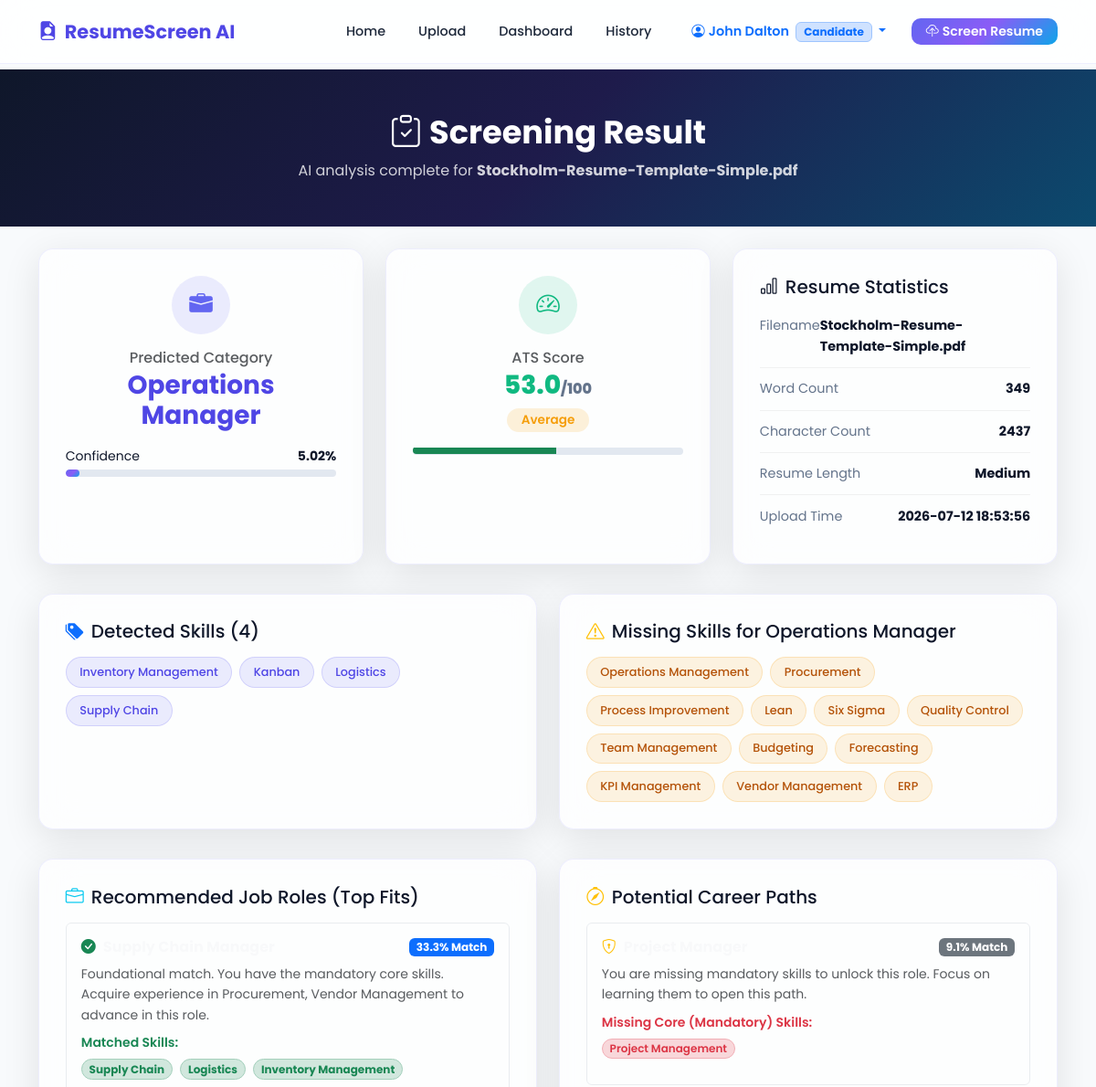
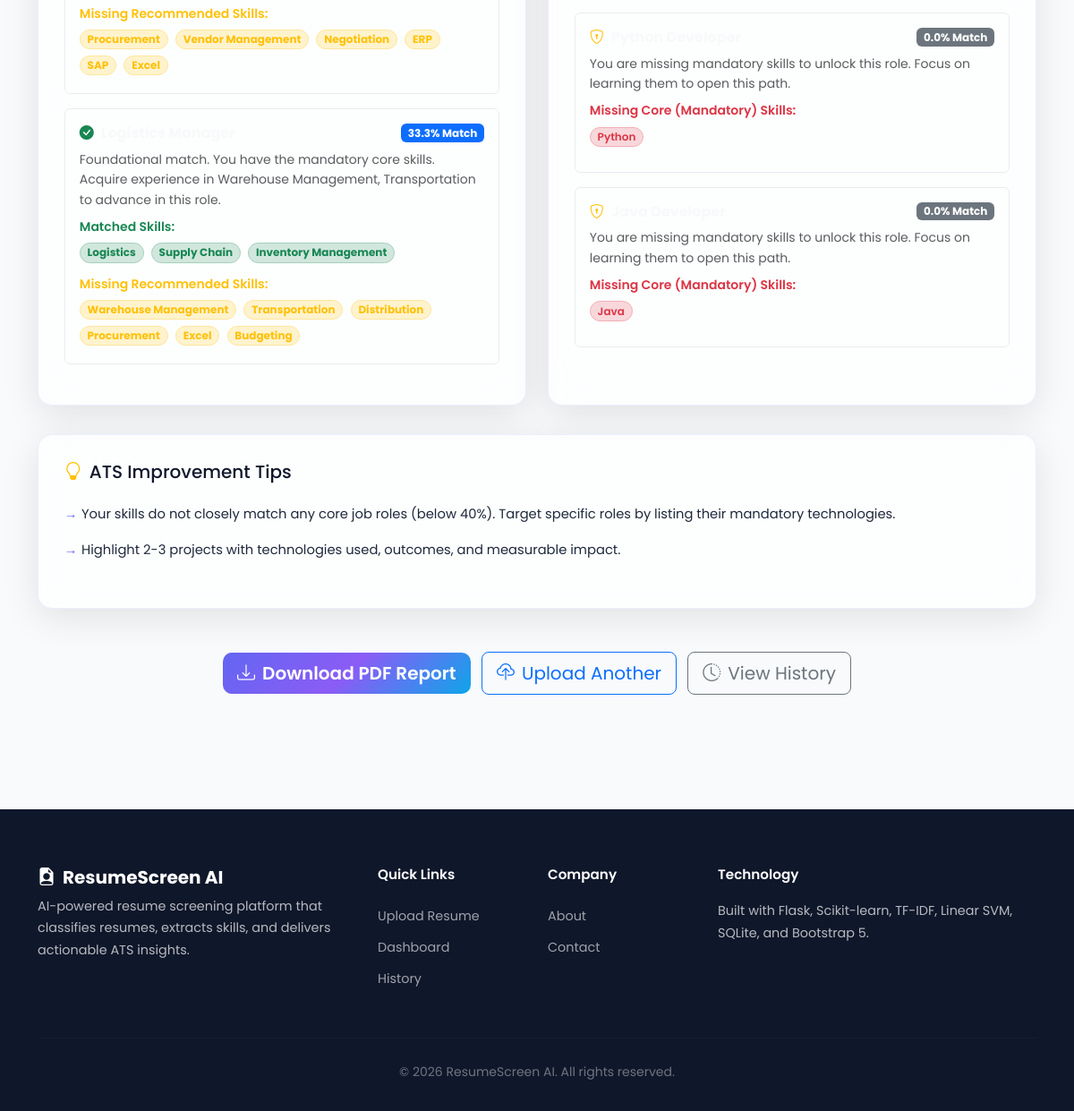
The page /result/4 (signed in) on the database its author committed (2 pictures, top to bottom).
### tables this page shows
CREATE TABLE screening_history (
            id INTEGER PRIMARY KEY AUTOINCREMENT,
            filename TEXT NOT NULL,
            prediction TEXT NOT NULL,
            confidence REAL NOT NULL,
            ats_score REAL NOT NULL,
            skills TEXT,
            missing_skills TEXT,
            word_count INTEGER,
            char_count INTEGER,
            resume_length TEXT,
            ats_rating TEXT,
            improvement_tips TEXT,
            created_at TEXT NOT NULL
        , user_id INTEGER);

### app.py (the view, shortened to what this page needs)
    @app.route("/result")
    @app.route("/result/<int:record_id>")
    @login_required
    def result(record_id=None):
        if record_id:
            record = get_history_by_id(record_id)
            if not record:
                flash("Result not found.", "warning")
                return redirect(url_for("history"))
            if session["role"] == "candidate" and record["user_id"] != session["user_id"]:
                flash("Access denied.", "danger")
                return redirect(url_for("history"))
            detected_skills = [s.strip() for s in record["skills"].split(",") if s.strip()]
            missing_skills = [s.strip() for s in record["missing_skills"].split(",") if s.strip()]
            ats_score = record["ats_score"]
            ats_rating = record["ats_rating"] or "Average"
            stored_tips = record["improvement_tips"] or ""
            improvement_tips = [tip for tip in stored_tips.split("||") if tip.strip()]
            result_data = {
                "record_id": record["id"],
                "filename": record["filename"],
                "prediction": record["prediction"],
                "confidence": record["confidence"],
                "detected_skills": detected_skills,
                "missing_skills": missing_skills,
                "job_recommendations": get_job_recommendations(detected_skills),
                "potential_career_paths": get_potential_career_paths(detected_skills),
                "word_count": record["word_count"],
                "char_count": record["char_count"],
                "resume_length": record["resume_length"],
                "ats_score": ats_score,
                "ats_rating": ats_rating,
                "improvement_tips": improvement_tips,
                "upload_time": record["created_at"],
            }
        return render_template("result.html", result=result_data)

### templates/result.html (shortened to what this page needs)
{% extends "base.html" %}
{% block content %}
<section class="page-header">
    <div class="container">
        <h1><i class="bi bi-clipboard-check me-2"></i>Screening Result</h1>
        <p>AI analysis complete for <strong>{{ result.filename }}</strong></p>
    </div>
</section>
<section class="section-padding pt-4">
    <div class="container">
        <div class="row g-4">
            <div class="col-lg-4">
                <div class="result-card glass-card text-center h-100">
                    <div class="result-icon bg-primary-soft mx-auto">
                        <i class="bi bi-briefcase-fill"></i>
                    </div>
                    <h6 class="text-muted mb-1">Predicted Category</h6>
                    <h3 class="prediction-title">{{ result.prediction }}</h3>
                    <div class="confidence-section mt-3">
                        <div class="d-flex justify-content-between mb-1">
                            <small>Confidence</small>
                            <small class="fw-bold">{{ result.confidence }}%</small>
                        </div>
                        <div class="progress confidence-bar">
                            <div class="progress-bar" style="width: {{ result.confidence }}%"></div>
                        </div>
                    </div>
                </div>
            </div>
            <div class="col-lg-4">
                <div class="result-card glass-card text-center h-100">
                    <div class="result-icon bg-success-soft mx-auto">
                        <i class="bi bi-speedometer2"></i>
                    </div>
                    <h6 class="text-muted mb-1">ATS Score</h6>
                    <h3 class="ats-score">{{ result.ats_score }}<small>/100</small></h3>
                    <span class="badge ats-badge ats-{{ result.ats_rating|lower|replace(' ', '-') }}">{{ result.ats_rating }}</span>
                    <div class="progress ats-bar mt-3">
                        <div class="progress-bar bg-success" style="width: {{ result.ats_score }}%"></div>
                    </div>
                </div>
            </div>
            <div class="col-lg-4">
                <div class="result-card glass-card h-100">
                    <h5><i class="bi bi-bar-chart me-2"></i>Resume Statistics</h5>
                    <ul class="stats-list">
                        <li><span>Filename</span><strong>{{ result.filename }}</strong></li>
                        <li><span>Word Count</span><strong>{{ result.word_count }}</strong></li>
                        <li><span>Character Count</span><strong>{{ result.char_count }}</strong></li>
                        <li><span>Resume Length</span><strong>{{ result.resume_length }}</strong></li>
                        <li><span>Upload Time</span><strong>{{ result.upload_time }}</strong></li>
                    </ul>
                </div>
            </div>
        </div>
        <div class="row g-4 mt-2">
            <div class="col-lg-6">
                <div class="result-card glass-card h-100">
                    <h5><i class="bi bi-tags-fill me-2 text-primary"></i>Detected Skills ({{ result.detected_skills|length }})</h5>
                    <div class="skills-container">
                        {% if result.detected_skills %}
                            {% for skill in result.detected_skills %}
                                <span class="skill-badge detected">{{ skill }}</span>
                            {% endfor %}
                        {% else %}
                            <p class="text-muted mb-0">No technical skills detected in this resume.</p>
                        {% endif %}
                    </div>
                </div>
            </div>
            <div class="col-lg-6">
                <div class="result-card glass-card h-100">
                    <h5><i class="bi bi-exclamation-triangle me-2 text-warning"></i>Missing Skills for {{ result.prediction }}</h5>
                    <div class="skills-container">
                        {% if result.missing_skills %}
                            {% for skill in result.missing_skills %}
                                <span class="skill-badge missing">{{ skill }}</span>
                            {% endfor %}
                        {% else %}
                            <p class="text-muted mb-0">Great! No major skill gaps identified for this category.</p>
                        {% endif %}
                    </div>
                </div>
            </div>
        </div>
        <div class="row g-4 mt-2">
            <div class="col-lg-6">
                <div class="result-card glass-card h-100">
                    <h5><i class="bi bi-briefcase me-2 text-info"></i>Recommended Job Roles (Top Fits)</h5>
                    {% if result.job_recommendations %}
                        <div class="job-recommendations-list mt-3">
                            {% for rec in result.job_recommendations %}
                                <div class="job-recommendation-item mb-3 p-3 border border-light-subtle rounded" style="background: rgba(255, 255, 255, 0.03);">
                                    <div class="d-flex justify-content-between align-items-center mb-2">
                                        <h6 class="mb-0 fw-bold text-light"><i class="bi bi-check-circle-fill text-success me-2"></i>{{ rec.role }}</h6>
                                        <span class="badge bg-primary">{{ rec.match_percentage }}% Match</span>
                                    </div>
                                    <p class="small text-muted mb-2">{{ rec.explanation }}</p>
                                    <div class="mb-2">
                                        <small class="fw-semibold text-success d-block mb-1">Matched Skills:</small>
                                        {% for skill in rec.matched_skills %}
                                            <span class="badge bg-success-subtle text-success border border-success-subtle rounded-pill me-1 mb-1" style="font-size: 0.75rem;">{{ skill }}</span>
                                        {% endfor %}
                                    </div>
                                    {% if rec.missing_skills %}
                                    <div>
                                        <small class="fw-semibold text-warning d-block mb-1">Missing Recommended Skills:</small>
                                        {% for skill in rec.missing_skills %}
                                            <span class="badge bg-warning-subtle text-warning border border-warning-subtle rounded-pill me-1 mb-1" style="font-size: 0.75rem;">{{ skill }}</span>
                                        {% endfor %}
                                    </div>
                                    {% endif %}
                                </div>
                            {% endfor %}
                        </div>
                    {% else %}
                        <p class="text-muted mt-3">No matching job roles found with at least 40% compatibility.</p>
                    {% endif %}
                </div>
            </div>
            <div class="col-lg-6">
                <div class="result-card glass-card h-100">
                    <h5><i class="bi bi-compass me-2 text-warning"></i>Potential Career Paths</h5>
                    {% if result.potential_career_paths %}
                        <div class="career-paths-list mt-3">
                            {% for rec in result.potential_career_paths %}
                                <div class="career-path-item mb-3 p-3 border border-light-subtle rounded" style="background: rgba(255, 255, 255, 0.03);">
                                    <div class="d-flex justify-content-between align-items-center mb-2">
                                        <h6 class="mb-0 fw-bold text-light"><i class="bi bi-shield-lock me-2 text-warning"></i>{{ rec.role }}</h6>
                                        <span class="badge bg-secondary">{{ rec.match_percentage }}% Match</span>
                                    </div>
                                    <p class="small text-muted mb-2">You are missing mandatory skills to unlock this role. Focus on learning them to open this path.</p>
                                    <div class="mb-2">
                                        <small class="fw-semibold text-danger d-block mb-1">Missing Core (Mandatory) Skills:</small>
                                        {% for skill in rec.missing_mandatory %}
                                            <span class="badge bg-danger-subtle text-danger border border-danger-subtle rounded-pill me-1 mb-1" style="font-size: 0.75rem; font-weight: 600;">{{ skill }}</span>
                                        {% endfor %}
                                    </div>
                                </div>
                            {% endfor %}
                        </div>
                    {% else %}
                        <p class="text-muted mt-3">Your profile matches all evaluated career paths!</p>
                    {% endif %}
                </div>
            </div>
        </div>
        <div class="row g-4 mt-2">
            <div class="col-12">
                <div class="result-card glass-card">
                    <h5><i class="bi bi-lightbulb me-2 text-warning"></i>ATS Improvement Tips</h5>
                    <ul class="tips-list">
                        {% for tip in result.improvement_tips %}
                            <li>{{ tip }}</li>
                        {% endfor %}
                    </ul>
                </div>
            </div>
        </div>
        <div class="text-center mt-5 action-buttons">
            <a href="{{ url_for('download_report', record_id=result.record_id) }}" class="btn btn-primary btn-lg me-2">
                <i class="bi bi-download me-2"></i>Download PDF Report
            </a>
            <a href="{{ url_for('upload') }}" class="btn btn-outline-primary btn-lg me-2">
                <i class="bi bi-cloud-upload me-2"></i>Upload Another
            </a>
            <a href="{{ url_for('history') }}" class="btn btn-outline-secondary btn-lg">
                <i class="bi bi-clock-history me-2"></i>View History
            </a>
        </div>
    </div>
</section>
{% endblock %}

### rows shown on the page
screening_history: filename "Stockholm-Resume-Template-Simple.pdf", prediction "Operations Manager", confidence "5.02", ats_score "53.0", ats_rating "Average", word_count "349", char_count "2437", resume_length "Medium", upload_time "2026-07-12 18:53:56"

### other values the page prints
{{ session.get('username') }} "John Dalton"
{{ session.get('role')|capitalize }} "Candidate"
{{ result.detected_skills|length }} "4"
{{ skill }} "Inventory Management" "Kanban" "Logistics" "Supply Chain"
{{ skill }} "Operations Management" "Procurement" "Process Improvement" "Lean" "Six Sigma" "Quality Control" "Team Management" "Budgeting" "Forecasting" "KPI Management" "Vendor Management" "ERP"
{{ rec.match_percentage }} "33.3" "33.3"
{{ rec.explanation }} "Foundational match. You have the mandatory core skills. Acquire experience in Procurement, Vendor Management to advance in this role." "Foundational match. You have the mandatory core skills. Acquire experience in Warehouse Management, Transportation to advance in this role."
{{ skill }} "Supply Chain" "Logistics" "Inventory Management" "Logistics" "Supply Chain" "Inventory Management"
{{ skill }} "Procurement" "Vendor Management" "Negotiation" "ERP" "SAP" "Excel" "Warehouse Management" "Transportation" "Distribution" "Procurement" "Excel" "Budgeting"
{{ rec.match_percentage }} "9.1" "0.0" "0.0"
{{ skill }} "Project Management" "Python" "Java"
{{ tip }} "Your skills do not closely match any core job roles (below 40%). Target specific roles by listing their mandatory technologies." "Highlight 2-3 projects with technologies used, outcomes, and measurable impact."
